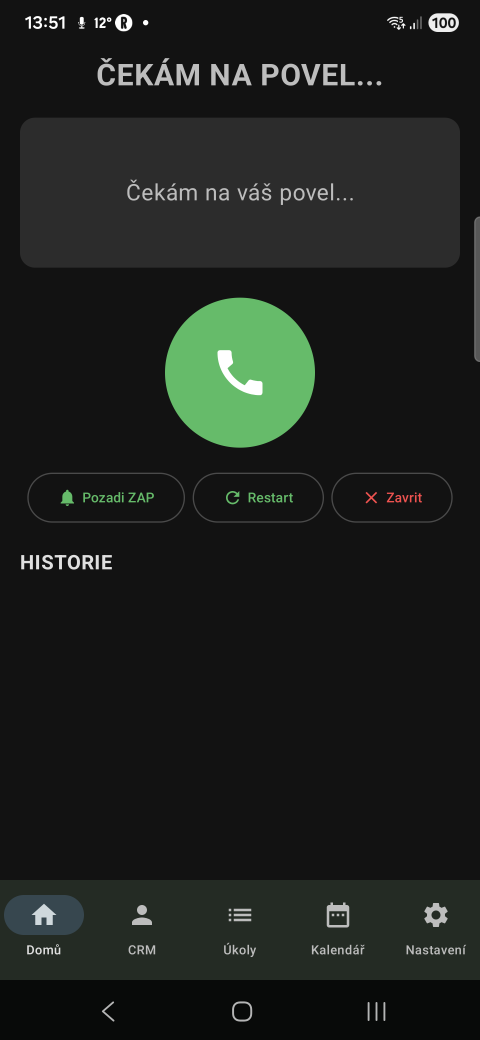
#> input picture b1.png, 1440 x 3120 px (shown at 1/3 size)
$ python make_app_icon.py ../b1.png
#> lines starting #> are read from the running program, lines starting #| are printed output that depends on the picture; after the words box and inside, x2 and y2 are one past the last pixel; in counts of white or black regions, pixels touching at a corner belong together
"""Generate all Android launcher icons from one square source image.

Usage (from the Android repo root):
  uv run --with pillow python tools/make_app_icon.py <source.png>

Outputs:
  - res/drawable-nodpi/ic_launcher_foreground_art.png  (adaptive foreground,
    432px canvas, artwork scaled into the safe zone on transparency)
  - res/values/ic_launcher_colors.xml                  (background = sampled
    from the source image corner, so foreground blends seamlessly)
  - res/mipmap-{m,h,x,xx,xxx}dpi/ic_launcher.webp + ic_launcher_round.webp
    (legacy icons: square resize + circle-masked variant)
"""
from __future__ import annotations

import sys
from pathlib import Path

from PIL import Image, ImageDraw

RES = Path(__file__).resolve().parents[1] / "app" / "src" / "main" / "res"
DENSITIES = {"mdpi": 48, "hdpi": 72, "xhdpi": 96, "xxhdpi": 144, "xxxhdpi": 192}
FOREGROUND_CANVAS = 432  # 108dp @ 4x
SAFE_ZONE_RATIO = 0.62   # artwork fits the adaptive-icon safe zone


def main() -> None:
    src_path = Path(sys.argv[1])
    img = Image.open(src_path).convert("RGBA")
#> img is the input picture: PIL image 1440x3120 RGBA; mean R, G, B, A 28.9, 32.6, 29.2, 255
    side = min(img.size)
#> side = 1440
    img = img.crop(((img.width - side) // 2, (img.height - side) // 2,
                    (img.width + side) // 2, (img.height + side) // 2))
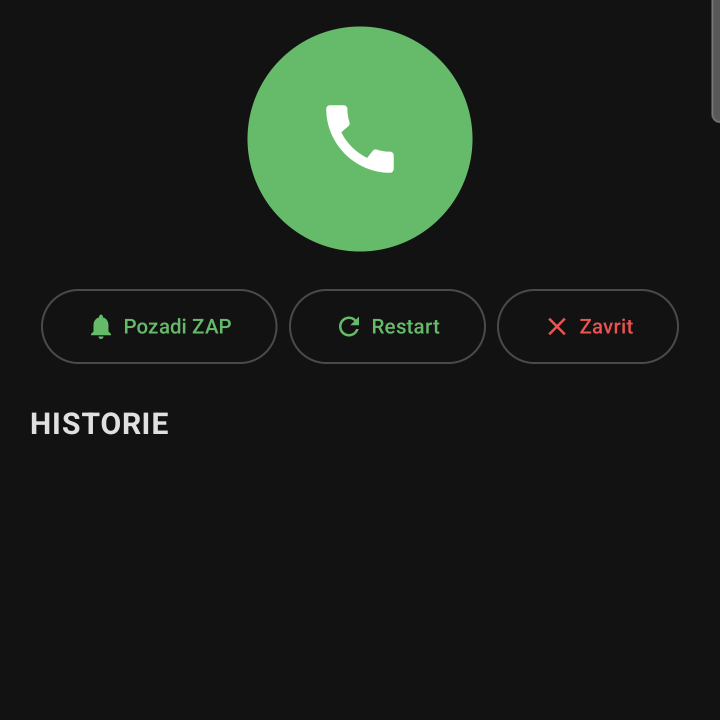
#> img: PIL image 1440x1440 RGBA (shown at 1/2 size); mean R, G, B, A 26.3, 32.7, 26.5, 255

    # Background color = corner pixel (averaged 8x8 patch for stability).
    patch = img.crop((2, 2, 10, 10)).resize((1, 1))
    r, g, b, _ = patch.getpixel((0, 0))
#> r = 18; g = 18; b = 18
    bg_hex = f"#{r:02X}{g:02X}{b:02X}"
#> bg_hex = '#121212'
    (RES / "values" / "ic_launcher_colors.xml").write_text(
        '<?xml version="1.0" encoding="utf-8"?>\n<resources>\n'
        f'    <color name="ic_launcher_background_color">{bg_hex}</color>\n'
        "</resources>\n", encoding="utf-8")

    # Adaptive foreground: artwork centered in the safe zone on transparency.
    art = img.resize((int(FOREGROUND_CANVAS * SAFE_ZONE_RATIO),) * 2, Image.LANCZOS)
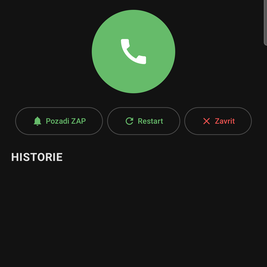
#> art: PIL image 267x267 RGBA; mean R, G, B, A 26.3, 32.7, 26.5, 255
    fg = Image.new("RGBA", (FOREGROUND_CANVAS, FOREGROUND_CANVAS), (0, 0, 0, 0))
#> fg: PIL image 432x432 RGBA; every value is 0
    off = (FOREGROUND_CANVAS - art.width) // 2
#> off = 82
    fg.paste(art, (off, off), art)
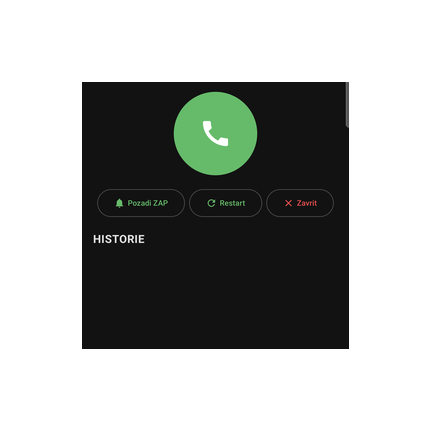
#> fg: PIL image 432x432 RGBA; mean R, G, B, A 10, 12.5, 10.1, 97.4; transparent parts drawn white
    fg.save(RES / "drawable-nodpi" / "ic_launcher_foreground_art.png")

    # Legacy mipmaps.
    for density, size in DENSITIES.items():
        scaled = img.resize((size, size), Image.LANCZOS)
        out_dir = RES / f"mipmap-{density}"
        scaled.convert("RGB").save(out_dir / "ic_launcher.webp", quality=92)
        mask = Image.new("L", (size, size), 0)
        ImageDraw.Draw(mask).ellipse((0, 0, size - 1, size - 1), fill=255)
        round_img = Image.new("RGBA", (size, size), (0, 0, 0, 0))
        round_img.paste(scaled, (0, 0), mask)
        round_img.save(out_dir / "ic_launcher_round.webp")
#> this loop made 5 passes
#> pass 1, in main, `scaled = img.resize((size, size), Image.LANCZOS)`:
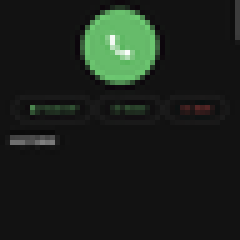
#> scaled: PIL image 48x48 RGBA (shown 5 times larger); mean R, G, B, A 26.3, 32.7, 26.5, 255
#> after the loop:
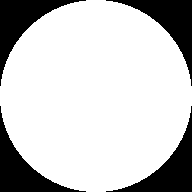
#> mask: PIL image 192x192 L; 78.5% white; 4 black regions, box (x1, y1, x2, y2) and area: (0, 0, 86, 86) 1980, (106, 0, 192, 86) 1980, (0, 106, 86, 192) 1980, (106, 106, 192, 192) 1980
#> after the loop:
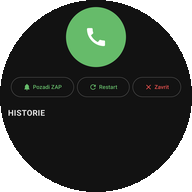
#> round_img: PIL image 192x192 RGBA; mean R, G, B, A 22.3, 28.7, 22.5, 200.2; transparent parts drawn white

    print(f"icons written (background {bg_hex}) from {src_path}")
#| icons written (background #121212) from ../b1.png


if __name__ == "__main__":
    main()
